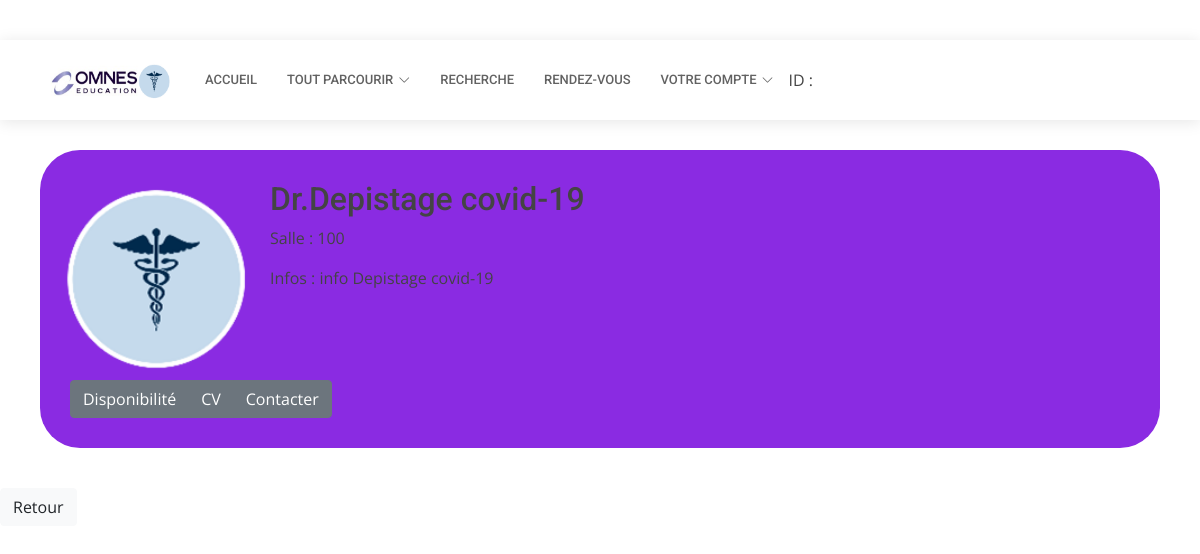
The page /ServicesP.php?service=Depistage covid-19 on the database its author committed.
### tables this page shows
CREATE TABLE IF NOT EXISTS `services` (
  `ID` int(20) NOT NULL AUTO_INCREMENT,
  `Servicelab` varchar(30) NOT NULL,
  `Salle` varchar(10) NOT NULL,
  `Infos` varchar(5000) NOT NULL,
  PRIMARY KEY (`ID`)
);

### ServicesP.php (the view, shortened to what this page needs)
<?php
$service2 = $_GET['service'];
?>
<!doctype html>
<html lang="en">
  <head>
    <link rel="stylesheet" href=https://stackpath.bootstrapcdn.com/bootstrap/4.3.1/css/bootstrap.min.css>
    <link href="MedGene.css" rel="stylesheet" type="text/css"/>
  <link href="assets/vendor/fontawesome-free/css/all.min.css" rel="stylesheet">
  <link href="assets/vendor/animate.css/animate.min.css" rel="stylesheet">
  <link href="assets/vendor/aos/aos.css" rel="stylesheet">
  <link href="assets/vendor/bootstrap-icons/bootstrap-icons.css" rel="stylesheet">
  <link href="assets/vendor/boxicons/css/boxicons.min.css" rel="stylesheet">
  <link href="assets/vendor/glightbox/css/glightbox.min.css" rel="stylesheet">
  <link href="assets/vendor/swiper/swiper-bundle.min.css" rel="stylesheet">
  <link href="assets/css/style.css" rel="stylesheet">
  </head>
  <body>
  <header id="header" class="fixed-top">
    <div class="container d-flex align-items-center">
      <a href="index.html" class="logo me-auto"><img src="Omnes sante.png" alt="Omnes sante logo" height="280" width="130"></a>
      <nav id="navbar" class="navbar order-last order-lg-0">
        <ul>
          <li><a class="nav-link scrollto " href="accueilPat.php">Accueil</a></li>
          <li class="dropdown"><a href="#"><span>Tout parcourir</span> <i class="bi bi-chevron-down"></i></a>
          </li>
          <li><a class="nav-link scrollto" href="#services">Recherche</a></li>
          <li><a class="nav-link scrollto" href="AfficherRDV.php">Rendez-vous</a></li>
          <li class="dropdown"><a href="chat.php"><span>Votre compte</span><i class="bi bi-chevron-down"></i></a>
            </li>
            <div class="col-sm">
                <?php echo "ID : " . $id ?>
                        </div>
        </ul>
      </nav>
    </div>
  </header>
        <div id="SectionEnseignants">
        <?php
$Connexion = mysqli_connect('localhost', 'root', '','omnes sante' );
$sql = "SELECT * FROM services WHERE Servicelab LIKE '$service2'";
$result = mysqli_query($Connexion,$sql);
while($data = mysqli_fetch_assoc($result)){
   $salle = $data['Salle'];
   $service1 = $data['Servicelab'];
   $infos = $data['Infos'];
   echo'<div class="Enseignants">';
               echo' <div class="row">';
                        echo '<div class="PhotoID">';
                           echo' <a href="#"><img class="image" src="sante.png" alt="Photo profil" width ="200" height="200"/></a>';
                       echo'</div>';
                    echo '<div class="col-sm"> ';
                        echo'<h2 href=""> Dr.'. $service1 . '</h2>';
                        echo'<div class="row">';
                            echo'<div class="col-sm">';
                               echo'<p>Salle : '.$salle.'</p>';
                            echo'</div>';
                        echo'</div>';
                       echo'<div class="row">';
                            echo'<div class="col-sm">';
                                echo'<p>Infos : '. $infos.'</p>';
                            echo'</div>';
                        echo '</div>';
                        echo'</div>';
                        echo'</div>';
                        echo'<div class="col-sm">';
                        echo'<div class="row" >';
                        echo'<div class="btn-group" role="group" aria-label="Basic example">';
                        echo'<a role="button" class="btn btn-secondary" href="#">Disponibilité</a>';
                        echo'<a role="button" class="btn btn-secondary" href="">CV</a>';
                        echo'<a role="button" class="btn btn-secondary" href="">Contacter</a>';
                        echo'</div>';
                        echo'</div></div>';
                        echo'</div>';
}
?>
        </div>
        <a role="button" class="btn btn-light" href="accueil.html">Retour</a>
  </body>
</html>

### MedGene.css (style rules this page uses)
#SectionEnseignants { margin-top: 150px; }
.Enseignants { background-color: blueviolet; padding: 30px; margin: 40px; border-radius: 40px; }
.btn-light { margin-right: 50px; }

### assets/css/style.css (style rules this page uses)
body { font-family: "Open Sans", sans-serif; color: #444444; }
a { color: #3fbbc0; text-decoration: none; }
h1, h2, h3, h4, h5, h6 { font-family: "Roboto", sans-serif; }
#header { background: #fff; transition: all 0.5s; z-index: 997; padding: 20px 0; top: 40px; box-shadow: 0px 2px 15px rgba(0, 0, 0, 0.1); }
#header .logo { font-size: 28px; margin: 0; padding: 0; line-height: 1; font-weight: 600; letter-spacing: 0.5px; text-transform: uppercase; }
#header .logo img { max-height: 40px; }
.navbar { padding: 0; }
.navbar ul { margin: 0; padding: 0; display: flex; list-style: none; align-items: center; }
.navbar li { position: relative; }
.navbar a, .navbar a:focus { display: flex; align-items: center; justify-content: space-between; padding: 10px 0 10px 30px; font-family: "Roboto", sans-serif; font-size: 13px; color: #626262; white-space: nowrap; transition: 0.3s; text-transform: uppercase; font-weight: 500; }
.navbar a i, .navbar a:focus i { font-size: 12px; line-height: 0; margin-left: 5px; }

### rows shown on the page
services: Servicelab "Depistage covid-19", Salle "100", Infos "info Depistage covid-19"
